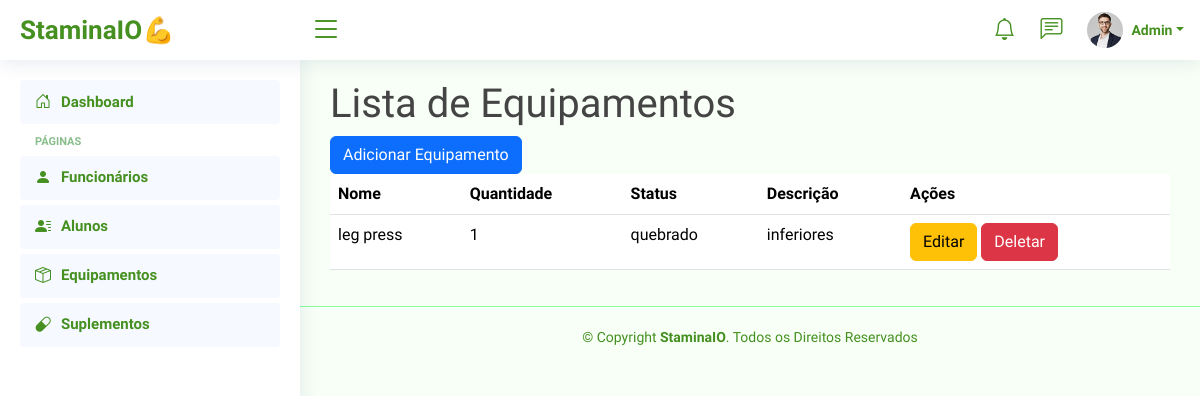
The page /dashboard/equipamento/ (signed in) on the database as committed earlier.
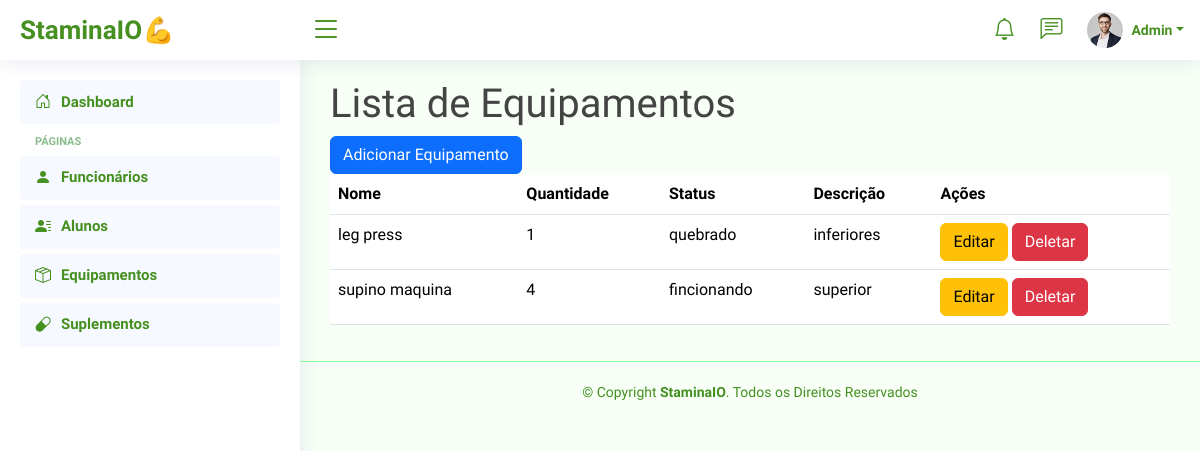
The same page on the database as committed later.
### equipamento/models.py (models this page shows)
class Equipamento(models.Model):
    nome = models.CharField(max_length=100)
    quantidade = models.IntegerField(default=1)  # Definindo um valor padrão para quantidade
    status = models.CharField(max_length=100)
    descricao = models.CharField(max_length=100)  # Nome do campo corrigido para seguir a convenção de nomenclatura

### equipamento/views.py (the view)
# urls.py: path('equipamento/', listar_equipamentos, name='lista_equipamentos'),
@login_required
def listar_equipamentos(request):
    equipamentos = Equipamento.objects.all()
    return render(request, 'equipamento/listar_equipamentos.html', {'equipamentos': equipamentos})

### templates/equipamento/listar_equipamentos.html (shortened to what this page needs)
{% extends '_base.html' %}
{% block content %}
    <h1>Lista de Equipamentos</h1>
    <a href="{% url 'equipamento:adicionar_equipamento' %}" class="btn btn-primary">Adicionar Equipamento</a>
    <table class="table">
        <thead>
            <tr>
                <th>Nome</th>
                <th>Quantidade</th>
                <th>Status</th>
                <th>Descrição</th>
                <th>Ações</th>
            </tr>
        </thead>
        <tbody>
            {% for equipamento in equipamentos %}
            <tr>
                <td>{{ equipamento.nome }}</td>
                <td>{{ equipamento.quantidade }}</td>
                <td>{{ equipamento.status }}</td>
                <td>{{ equipamento.descricao }}</td>
                <td>
                    <a href="{% url 'equipamento:editar_equipamento' equipamento.pk %}" class="btn btn-warning">Editar</a>
                    <a href="{% url 'equipamento:deletar_equipamento' equipamento.pk %}" class="btn btn-danger">Deletar</a>
                </td>
            </tr>
            {% empty %}
            <tr>
                <td colspan="5">Nenhum equipamento encontrado.</td>
            </tr>
            {% endfor %}
        </tbody>
    </table>
{% endblock %}

Rows that differ between the two databases and show on the page:
added Equipamento: nome "supino maquina", quantidade "4", status "fincionando", descricao "superior"
